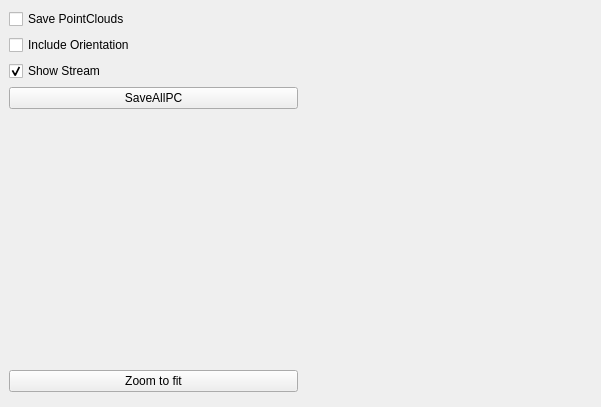
<?xml version="1.0" encoding="UTF-8"?>
<ui version="4.0">
 <class>KinectViewer</class>
 <widget class="QMainWindow" name="KinectViewer">
  <property name="geometry">
   <rect>
    <x>0</x>
    <y>0</y>
    <width>601</width>
    <height>407</height>
   </rect>
  </property>
  <property name="minimumSize">
   <size>
    <width>0</width>
    <height>0</height>
   </size>
  </property>
  <property name="maximumSize">
   <size>
    <width>5000</width>
    <height>5000</height>
   </size>
  </property>
  <property name="windowTitle">
   <string>KinectViewer</string>
  </property>
  <widget class="QWidget" name="centralwidget">
   <layout class="QGridLayout" name="gridLayout">
    <item row="0" column="0">
     <widget class="QCheckBox" name="checkBox_savePointCloud">
      <property name="text">
       <string>Save PointClouds</string>
      </property>
     </widget>
    </item>
    <item row="7" column="0">
     <widget class="QPushButton" name="btnResetCamera">
      <property name="text">
       <string>Zoom to fit</string>
      </property>
     </widget>
    </item>
    <item row="1" column="0">
     <widget class="QCheckBox" name="checkBox_includeOrientation">
      <property name="text">
       <string>Include Orientation</string>
      </property>
     </widget>
    </item>
    <item row="2" column="0">
     <widget class="QCheckBox" name="checkBox_startStream">
      <property name="text">
       <string>Show Stream</string>
      </property>
      <property name="checked">
       <bool>true</bool>
      </property>
     </widget>
    </item>
    <item row="4" column="0">
     <spacer name="verticalSpacer">
      <property name="orientation">
       <enum>Qt::Vertical</enum>
      </property>
      <property name="sizeHint" stdset="0">
       <size>
        <width>20</width>
        <height>40</height>
       </size>
      </property>
     </spacer>
    </item>
    <item row="3" column="0">
     <widget class="QPushButton" name="pushButton_save">
      <property name="text">
       <string>SaveAllPC</string>
      </property>
     </widget>
    </item>
    <item row="0" column="2" rowspan="9">
     <widget class="QVTKWidget" name="qvtkWidget" native="true"/>
    </item>
   </layout>
  </widget>
 </widget>
 <customwidgets>
  <customwidget>
   <class>QVTKWidget</class>
   <extends>QWidget</extends>
   <header>QVTKWidget.h</header>
   <container>1</container>
   <slots>
    <slot>setEnable(int)</slot>
   </slots>
  </customwidget>
 </customwidgets>
 <resources/>
 <connections/>
</ui>
